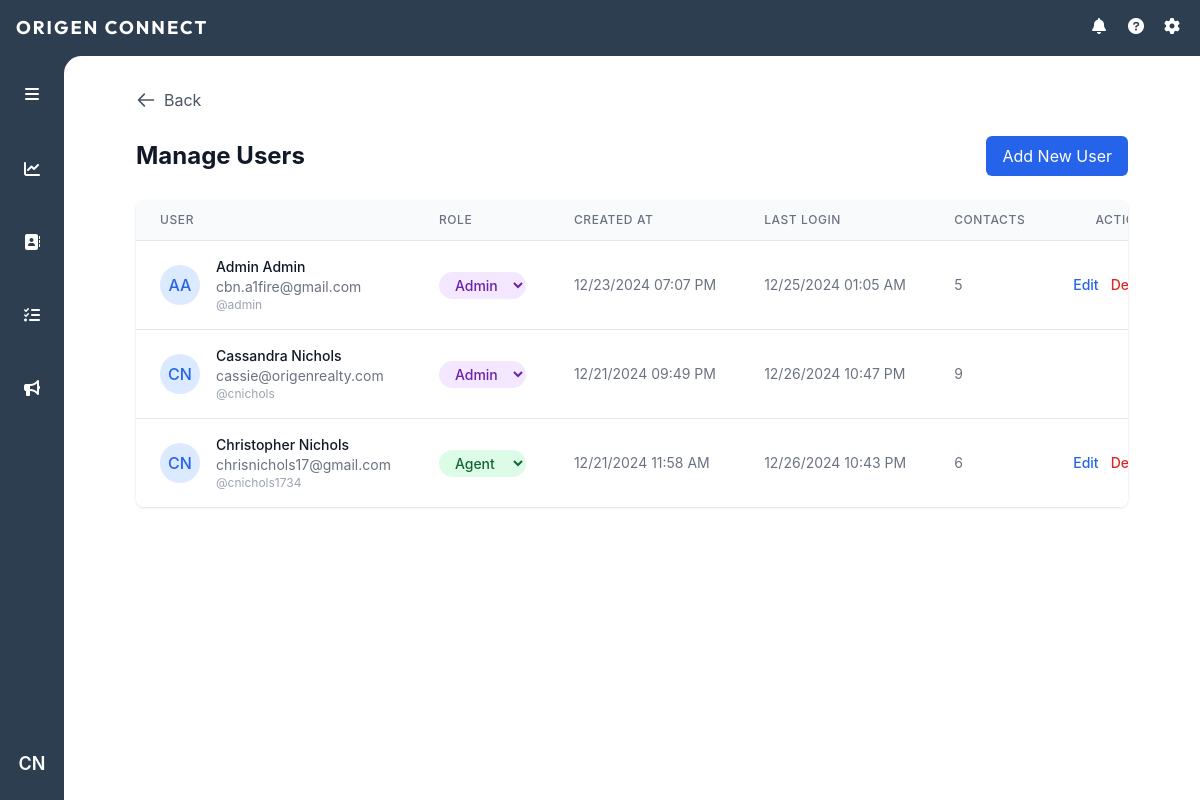
/manage-users (signed in), run on an earlier commit of the app's database.
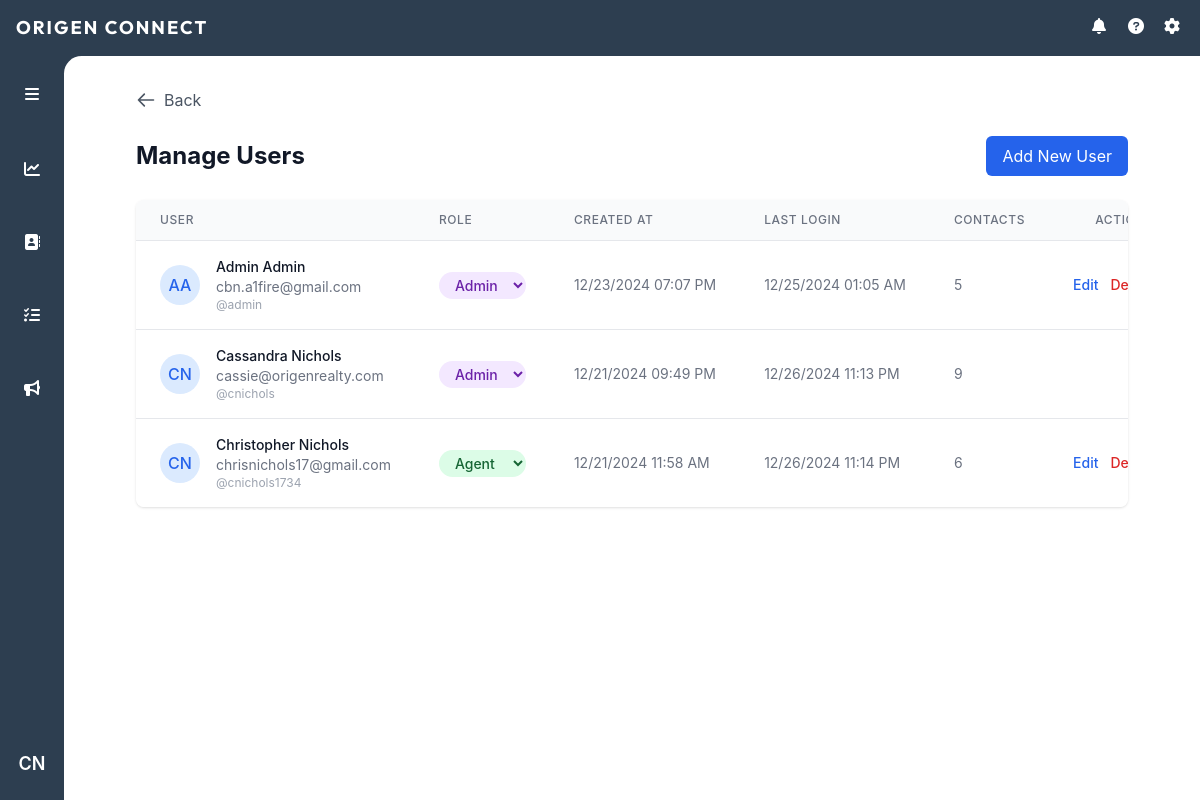
And on a later commit of the database.
### models.py (models this page shows, shortened)
class User(UserMixin, db.Model):
    id = db.Column(db.Integer, primary_key=True)
    username = db.Column(db.String(80), unique=True, nullable=False)
    email = db.Column(db.String(120), unique=True, nullable=False)
    password_hash = db.Column(db.String(128))
    first_name = db.Column(db.String(80), nullable=False)
    last_name = db.Column(db.String(80), nullable=False)
    role = db.Column(db.String(20), nullable=False, default='agent')
    created_at = db.Column(db.DateTime, nullable=False, default=datetime.utcnow)
    last_login = db.Column(db.DateTime)

### routes/auth.py (the view)
@auth_bp.route('/manage-users')
@login_required
@admin_required
def manage_users():
    users = User.query.order_by(User.created_at.desc()).all()
    return render_template('manage_users.html', users=users, format_datetime=format_datetime_cst)

### app.py (called while the page is built)
def create_app():
    app = Flask(__name__)
    app.config.from_object('config.Config')
    db.init_app(app)
    login_manager = LoginManager()
    login_manager.init_app(app)
    login_manager.login_view = 'auth.login'
    app.jinja_env.filters['abs'] = abs
    mail = Mail()
    mail.init_app(app)
    @login_manager.user_loader
    def load_user(user_id):
        return User.query.get(int(user_id))
    register_blueprints(app)
    return app

### routes/auth.py (called while the page is built)
def format_datetime_cst(utc_dt):
    if not utc_dt:
        return 'Never'
    central = pytz.timezone('America/Chicago')
    if utc_dt.tzinfo is None:
        utc_dt = pytz.utc.localize(utc_dt)
    central_dt = utc_dt.astimezone(central)
    return central_dt.strftime('%m/%d/%Y %I:%M %p')

def admin_required(f):
    @wraps(f)
    def decorated_function(*args, **kwargs):
        if not current_user.is_authenticated or current_user.role != 'admin':
            flash('You do not have permission to access this page.', 'error')
            return redirect(url_for('main.index'))
        return f(*args, **kwargs)
    return decorated_function

@auth_bp.before_request
def update_last_login():
    if current_user.is_authenticated:
        current_user.last_login = datetime.utcnow()
        try:
            db.session.commit()
        except:
            db.session.rollback()

### templates/manage_users.html
{% extends "base.html" %}
{% block content %}
<div class="container mx-auto px-4 py-8">
    <div class="max-w-6xl mx-auto">
        <button onclick="history.back()" class="flex items-center text-gray-600 hover:text-gray-800 mb-6">
            <svg class="w-5 h-5 mr-2" fill="none" stroke="currentColor" viewBox="0 0 24 24">
                <path stroke-linecap="round" stroke-linejoin="round" stroke-width="2" d="M10 19l-7-7m0 0l7-7m-7 7h18"/>
            </svg>
            Back
        </button>
        <div class="flex justify-between items-center mb-6">
            <h1 class="text-2xl font-bold text-gray-900">Manage Users</h1>
            <a href="{{ url_for('auth.register') }}" class="bg-blue-600 text-white px-4 py-2 rounded-md hover:bg-blue-700">
                Add New User
            </a>
        </div>
        <div class="bg-white rounded-lg shadow overflow-hidden">
            <table class="min-w-full divide-y divide-gray-200">
                <thead class="bg-gray-50">
                    <tr>
                        <th class="px-6 py-3 text-left text-xs font-medium text-gray-500 uppercase tracking-wider">
                            User
                        </th>
                        <th class="px-6 py-3 text-left text-xs font-medium text-gray-500 uppercase tracking-wider">
                            Role
                        </th>
                        <th class="px-6 py-3 text-left text-xs font-medium text-gray-500 uppercase tracking-wider">
                            Created At
                        </th>
                        <th class="px-6 py-3 text-left text-xs font-medium text-gray-500 uppercase tracking-wider">
                            Last Login
                        </th>
                        <th class="px-6 py-3 text-left text-xs font-medium text-gray-500 uppercase tracking-wider">
                            Contacts
                        </th>
                        <th class="px-6 py-3 text-right text-xs font-medium text-gray-500 uppercase tracking-wider">
                            Actions
                        </th>
                    </tr>
                </thead>
                <tbody class="bg-white divide-y divide-gray-200">
                    {% for user in users %}
                    <tr class="hover:bg-gray-50">
                        <td class="px-6 py-4 whitespace-nowrap">
                            <div class="flex items-center">
                                <div class="flex-shrink-0 h-10 w-10 rounded-full bg-blue-100 flex items-center justify-center">
                                    <span class="text-blue-600 font-medium">{{ user.first_name[0] }}{{ user.last_name[0] }}</span>
                                </div>
                                <div class="ml-4">
                                    <div class="text-sm font-medium text-gray-900">
                                        {{ user.first_name }} {{ user.last_name }}
                                    </div>
                                    <div class="text-sm text-gray-500">
                                        {{ user.email }}
                                    </div>
                                    <div class="text-xs text-gray-400">
                                        @{{ user.username }}
                                    </div>
                                </div>
                            </div>
                        </td>
                        <td class="px-6 py-4 whitespace-nowrap">
                            <form method="POST" action="{{ url_for('auth.update_user_role', user_id=user.id) }}" class="inline-flex">
                                <select name="role"
                                        onchange="this.form.submit()"
                                        class="text-sm rounded-full px-3 py-1 font-medium
                                        {% if user.role == 'admin' %}
                                            bg-purple-100 text-purple-800
                                        {% else %}
                                            bg-green-100 text-green-800
                                        {% endif %}
                                        border-0 cursor-pointer hover:bg-opacity-75">
                                    <option value="agent" {% if user.role == 'agent' %}selected{% endif %}>Agent</option>
                                    <option value="admin" {% if user.role == 'admin' %}selected{% endif %}>Admin</option>
                                </select>
                            </form>
                        </td>
                        <td class="px-6 py-4 whitespace-nowrap text-sm text-gray-500">
                            {{ format_datetime(user.created_at) }}
                        </td>
                        <td class="px-6 py-4 whitespace-nowrap text-sm text-gray-500">
                            {{ format_datetime(user.last_login) }}
                        </td>
                        <td class="px-6 py-4 whitespace-nowrap text-sm text-gray-500">
                            {{ user.contacts|length }}
                        </td>
                        <td class="px-6 py-4 whitespace-nowrap text-right text-sm font-medium">
                            <div class="flex justify-end space-x-3">
                                <a href="{{ url_for('auth.edit_user', user_id=user.id) }}"
                                   class="text-blue-600 hover:text-blue-900">
                                    Edit
                                </a>
                                {% if user.id != current_user.id %}
                                <form method="POST" action="{{ url_for('auth.delete_user', user_id=user.id) }}" class="inline">
                                    <button type="submit"
                                            onclick="return confirm('Are you sure you want to delete this user?')"
                                            class="text-red-600 hover:text-red-900">
                                        Delete
                                    </button>
                                </form>
                                {% endif %}
                            </div>
                        </td>
                    </tr>
                    {% endfor %}
                </tbody>
            </table>
        </div>
    </div>
</div>
{% endblock %}

### templates/base.html (shortened to what this page needs)
<!DOCTYPE html>
<html lang="en" data-theme="light">
<head>
    <script src="https://cdn.tailwindcss.com"></script>
    <link href="https://cdn.jsdelivr.net/npm/daisyui@4.7.2/dist/full.min.css" rel="stylesheet" type="text/css" />
    <link rel="stylesheet" href="https://cdnjs.cloudflare.com/ajax/libs/font-awesome/6.0.0/css/all.min.css">
</head>
<body class="h-screen flex flex-col bg-[#2d3e50]">
<header class="text-white h-14 items-center justify-between hidden md:flex">
    <div class="pl-4 company-name">origen connect</div>
    <div class="flex items-center space-x-4 pr-4 relative">
        {% if current_user.is_authenticated %}
            <i class="fas fa-bell h-5 w-5"></i>
            <i class="fas fa-question-circle h-5 w-5"></i>
            <i class="fas fa-cog h-5 w-5"></i>
        {% else %}
            <a href="{{ url_for('auth.login') }}" class="text-white hover:text-gray-200">
                <i class="fas fa-sign-in-alt h-5 w-5"></i>
            </a>
        {% endif %}
    </div>
</header>
<div class="flex flex-1 overflow-hidden relative">
    <aside id="sidebar" class="w-16 transition-all duration-300 ease-in-out flex-col items-center py-4 z-10 hidden md:flex">
        <div class="w-full flex justify-center mb-8">
            <button id="sidebarToggle" class="p-2.5 rounded-lg hover:bg-[#3d4d63] text-white">
                <i class="fas fa-bars"></i>
            </button>
        </div>
        <div class="relative group mb-8 w-full px-3">
            <a href="{{ url_for('main.dashboard') }}" class="sidebar-link flex items-center p-2.5 rounded-lg hover:bg-[#3d4d63] {% if request.endpoint == 'main.dashboard' %}text-orange-500{% else %}text-white{% endif %}">
                <div class="w-full flex items-center">
                    <div class="flex justify-center w-[24px]">
                        <i class="fas fa-chart-line"></i>
                    </div>
                </div>
            </a>
        </div>
        <div class="relative group mb-8 w-full px-3">
            <a href="{{ url_for('main.index') }}" class="sidebar-link flex items-center p-2.5 rounded-lg hover:bg-[#3d4d63] {% if request.endpoint == 'main.index' %}text-orange-500{% else %}text-white{% endif %}">
                <div class="w-full flex items-center">
                    <div class="flex justify-center w-[24px]">
                        <i class="fas fa-address-book"></i>
                    </div>
                </div>
            </a>
        </div>
        <div class="relative group mb-8 w-full px-3">
            <a href="{{ url_for('tasks.tasks') }}" class="sidebar-link flex items-center p-2.5 rounded-lg hover:bg-[#3d4d63] {% if request.endpoint == 'tasks.tasks' %}text-orange-500{% else %}text-white{% endif %}">
                <div class="w-full flex items-center">
                    <div class="flex justify-center w-[24px]">
                        <i class="fas fa-tasks"></i>
                    </div>
                </div>
            </a>
        </div>
        <div class="relative group mb-8 w-full px-3">
            <a href="{{ url_for('main.marketing') }}" class="sidebar-link flex items-center p-2.5 rounded-lg hover:bg-[#3d4d63] {% if request.endpoint == 'main.marketing' %}text-orange-500{% else %}text-white{% endif %}">
                <div class="w-full flex items-center">
                    <div class="flex justify-center w-[24px]">
                        <i class="fas fa-bullhorn"></i>
                    </div>
                </div>
            </a>
        </div>
        {% if current_user.is_authenticated %}
            <div class="relative group w-full flex justify-center">
                <button
                    id="userIcon"
                    class="w-10 h-10 rounded-full hover:bg-[#3d4d63] text-white flex items-center justify-center text-lg font-semibold transition-colors duration-200"
                >
                    {{ current_user.first_name[0] }}{{ current_user.last_name[0] }}
                </button>
            </div>
        {% endif %}
    </aside>
    <main class="flex-1 overflow-auto bg-white md:absolute inset-0 md:ml-16 md:rounded-tl-[1.1rem] pb-14 md:pb-0 transition-all duration-300" id="mainContent">
        <div class="content-wrapper">
            {% block content %}{% endblock %}
        </div>
    </main>
</div>
</body>
</html>

### templates/base.html (style rules this page uses)
body { font-family: -apple-system, "SF Pro Display", "Helvetica Neue", Helvetica, Arial, sans-serif; }
.company-name { font-family: "Outfit", sans-serif; letter-spacing: 2px; text-transform: uppercase; font-size: 1.15rem; font-weight: 700; }
:root { --sidebar-width: 4rem; --sidebar-expanded-width: 11rem; }
#sidebar .sidebar-link { padding: 0.625rem 0.75rem; }

What changed in the data, as far as the page shows it:
changed User "Cassandra": last_login "12/26/2024 10:47 PM" → "12/26/2024 11:13 PM"
changed User "Christopher": last_login "12/26/2024 10:43 PM" → "12/26/2024 11:14 PM"
